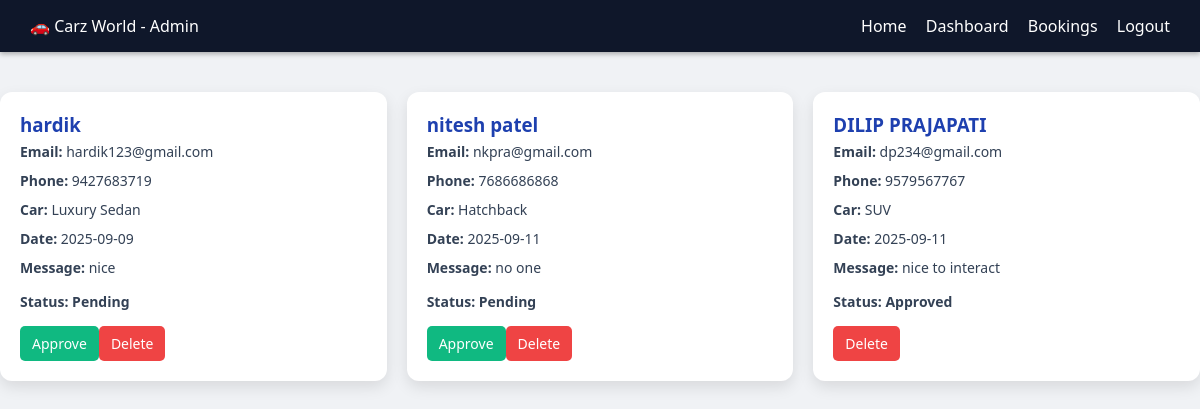
Screenshot of /addminBook.php (signed in) with the database file from the repository.
### tables this page shows
CREATE TABLE `bookings` (
  `id` int(11) NOT NULL,
  `name` varchar(100) NOT NULL,
  `email` varchar(100) NOT NULL,
  `phone` varchar(20) NOT NULL,
  `car` varchar(50) NOT NULL,
  `booking_date` date NOT NULL,
  `message` text DEFAULT NULL,
  `created_at` timestamp NOT NULL DEFAULT current_timestamp(),
  `status` varchar(20) DEFAULT 'Pending'
);

### addminBook.php (the view, shortened to what this page needs)
<?php
include 'db.php';
$sql = "SELECT * FROM bookings ORDER BY created_at DESC";
$result = $conn->query($sql);
?>
<!DOCTYPE html>
<html lang="en">
<head>
</head>
<body>
<nav>
    <div>🚗 Carz World - Admin</div>
    <div>
        <a href="home.html">Home</a>
        <a href="admin-dashboard.php">Dashboard</a>
        <a href="addminBook.php">Bookings</a>
        <a href="adminlogout.php">Logout</a>
    </div>
</nav>
<div class="container">
<?php
if ($result->num_rows > 0) {
    while($row = $result->fetch_assoc()) {
        echo '<div class="card">';
        echo '<h3>'.htmlspecialchars($row['name']).'</h3>';
        echo '<p><strong>Email:</strong> '.htmlspecialchars($row['email']).'</p>';
        echo '<p><strong>Phone:</strong> '.htmlspecialchars($row['phone']).'</p>';
        echo '<p><strong>Car:</strong> '.htmlspecialchars($row['car']).'</p>';
        echo '<p><strong>Date:</strong> '.$row['booking_date'].'</p>';
        echo '<p><strong>Message:</strong> '.htmlspecialchars($row['message']).'</p>';
        echo '<p class="status"><strong>Status:</strong> '.$row['status'].'</p>';
        echo '<div>';
        if($row['status'] != 'Approved'){
            echo '<a href="addminBook.php?approve='.$row['id'].'" class="btn approve">Approve</a>';
        }
        echo '<a href="addminBook.php?delete='.$row['id'].'" class="btn delete" onclick="return confirm(\'Are you sure?\')">Delete</a>';
        echo '</div></div>';
    }
} else {
    echo "<p style='grid-column: 1/-1; text-align:center; color:#334155;'>No bookings yet</p>";
}
?>
</div>
</body>
</html>

### addminBook.php (style rules this page uses)
body { font-family: 'Segoe UI', Tahoma, Geneva, Verdana, sans-serif; background: #f0f2f5; margin: 0; padding: 0; }
nav { background: #0F172A; color: white; padding: 15px 30px; display: flex; justify-content: space-between; align-items: center; box-shadow: 0 2px 5px rgba(0,0,0,0.3); }
nav a { color: white; margin-left: 15px; text-decoration: none; font-weight: 500; }
.container { max-width: 1200px; margin: 40px auto; display: grid; grid-template-columns: repeat(auto-fit, minmax(300px, 1fr)); gap: 20px; }
.card { background: white; border-radius: 12px; padding: 20px; box-shadow: 0 6px 15px rgba(0,0,0,0.1); transition: transform 0.3s, box-shadow 0.3s; display: flex; flex-direction: column; justify-content: space-between; }
.card h3 { margin: 0; color: #1E40AF; }
.card p { margin: 5px 0; color: #334155; font-size: 14px; }
.card .status { font-weight: bold; margin: 10px 0; }
.btn { padding: 8px 12px; border-radius: 5px; text-decoration: none; color: white; font-size: 14px; font-weight: 500; display: inline-block; margin-top: 5px; transition: 0.3s; }
.approve { background: #10B981; }
.delete { background: #EF4444; }

### rows the page displays
bookings: name "hardik", email "hardik123@gmail.com", phone "9427683719", car "Luxury Sedan", booking_date "2025-09-09", message "nice", status "Pending"
bookings: name "nitesh patel", email "nkpra@gmail.com", phone "7686686868", car "Hatchback", booking_date "2025-09-11", message "no one", status "Pending"
bookings: name "DILIP PRAJAPATI", email "dp234@gmail.com", phone "9579567767", car "SUV", booking_date "2025-09-11", message "nice to interact", status "Approved"
